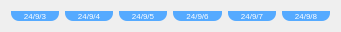
   <widget class="QWidget" name="layoutWidget">
    <property name="geometry">
     <rect>
      <x>20</x>
      <y>40</y>
      <width>341</width>
      <height>21</height>
     </rect>
    </property>
    <layout class="QHBoxLayout" name="HLdate">
     <item>
      <widget class="QLabel" name="date01">
       <property name="maximumSize">
        <size>
         <width>16777215</width>
         <height>19</height>
        </size>
       </property>
       <property name="font">
        <font>
         <pointsize>6</pointsize>
        </font>
       </property>
       <property name="styleSheet">
        <string notr="true">background-color: rgb(85, 170, 255);
color: rgb(255, 255, 255);
border-bottom-right-radius:8px;
border-bottom-left-radius:8px;</string>
       </property>
       <property name="text">
        <string>24/9/3</string>
       </property>
       <property name="alignment">
        <set>Qt::AlignCenter</set>
       </property>
      </widget>
     </item>
     <item>
      <widget class="QLabel" name="date02">
       <property name="maximumSize">
        <size>
         <width>16777215</width>
         <height>19</height>
        </size>
       </property>
       <property name="font">
        <font>
         <pointsize>6</pointsize>
        </font>
       </property>
       <property name="styleSheet">
        <string notr="true">background-color: rgb(85, 170, 255);
color: rgb(255, 255, 255);
border-bottom-right-radius:8px;
border-bottom-left-radius:8px;</string>
       </property>
       <property name="text">
        <string>24/9/4</string>
       </property>
       <property name="alignment">
        <set>Qt::AlignCenter</set>
       </property>
      </widget>
     </item>
     <item>
      <widget class="QLabel" name="date03">
       <property name="maximumSize">
        <size>
         <width>16777215</width>
         <height>19</height>
        </size>
       </property>
       <property name="font">
        <font>
         <pointsize>6</pointsize>
        </font>
       </property>
       <property name="styleSheet">
        <string notr="true">background-color: rgb(85, 170, 255);
color: rgb(255, 255, 255);
border-bottom-right-radius:8px;
border-bottom-left-radius:8px;</string>
       </property>
       <property name="text">
        <string>24/9/5</string>
       </property>
       <property name="alignment">
        <set>Qt::AlignCenter</set>
       </property>
      </widget>
     </item>
     <item>
      <widget class="QLabel" name="date04">
       <property name="maximumSize">
        <size>
         <width>16777215</width>
         <height>19</height>
        </size>
       </property>
       <property name="font">
        <font>
         <pointsize>6</pointsize>
        </font>
       </property>
       <property name="styleSheet">
        <string notr="true">background-color: rgb(85, 170, 255);
color: rgb(255, 255, 255);
border-bottom-right-radius:8px;
border-bottom-left-radius:8px;</string>
       </property>
       <property name="text">
        <string>24/9/6</string>
       </property>
       <property name="alignment">
        <set>Qt::AlignCenter</set>
       </property>
      </widget>
     </item>
     <item>
      <widget class="QLabel" name="date05">
       <property name="maximumSize">
        <size>
         <width>16777215</width>
         <height>19</height>
        </size>
       </property>
       <property name="font">
        <font>
         <pointsize>6</pointsize>
        </font>
       </property>
       <property name="styleSheet">
        <string notr="true">background-color: rgb(85, 170, 255);
color: rgb(255, 255, 255);
border-bottom-right-radius:8px;
border-bottom-left-radius:8px;</string>
       </property>
       <property name="text">
        <string>24/9/7</string>
       </property>
       <property name="alignment">
        <set>Qt::AlignCenter</set>
       </property>
      </widget>
     </item>
     <item>
      <widget class="QLabel" name="date06">
       <property name="maximumSize">
        <size>
         <width>16777215</width>
         <height>19</height>
        </size>
       </property>
       <property name="font">
        <font>
         <pointsize>6</pointsize>
        </font>
       </property>
       <property name="styleSheet">
        <string notr="true">background-color: rgb(85, 170, 255);
color: rgb(255, 255, 255);
border-bottom-right-radius:8px;
border-bottom-left-radius:8px;</string>
       </property>
       <property name="text">
        <string>24/9/8</string>
       </property>
       <property name="alignment">
        <set>Qt::AlignCenter</set>
       </property>
      </widget>
     </item>
    </layout>
   </widget>
